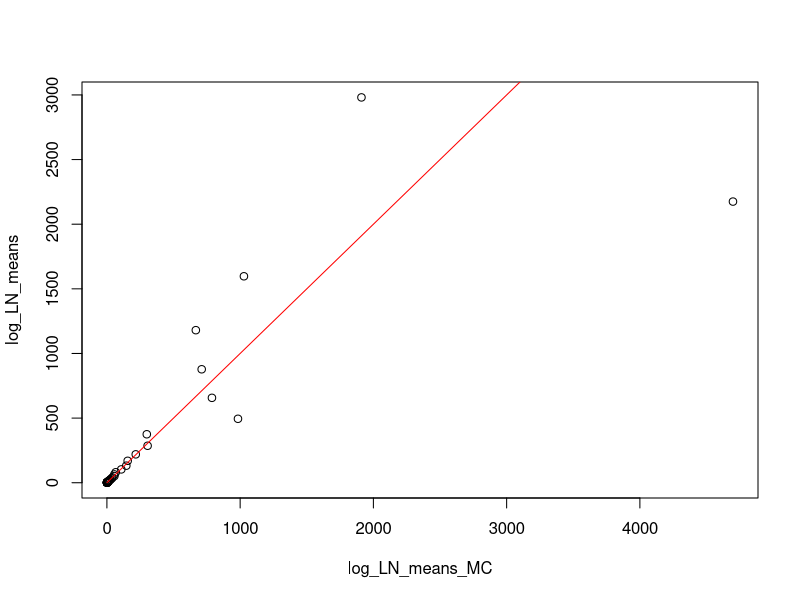
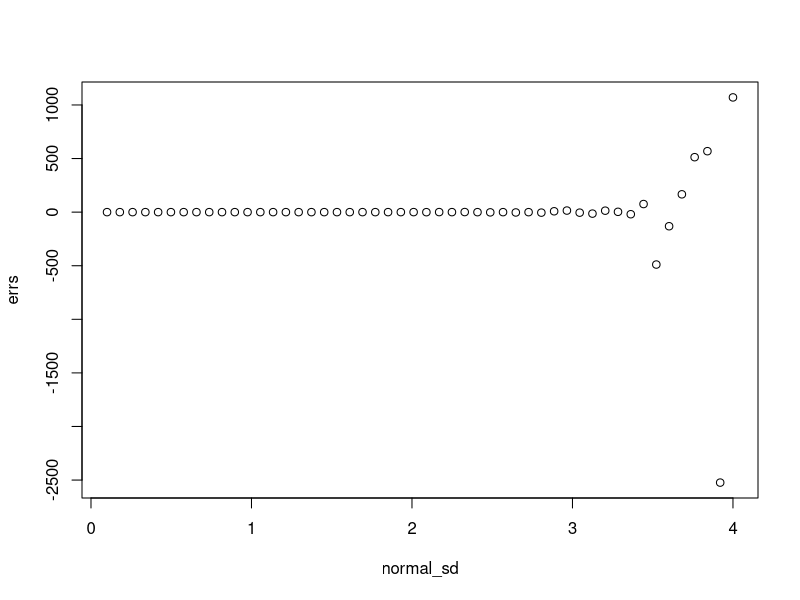

Write the R code that produced these figures, in order.
# Test 

# TODO: try variance reduction; control variates or antithetic sampling

normal_mean <- 0
normal_sd <- seq(.1, 4, length.out = 50)

log_LN_means <- vector(mode = "numeric", length = length(normal_sd))
log_LN_means_MC <- vector(mode = "numeric", length = length(normal_sd))

K <- 100000

for(l in seq_along(normal_sd)) {

  # Closed-form. 
  log_LN_means[l] <- exp(normal_mean + normal_sd[l]^2/2)
  # log_LN_means[l] <- normal_mean + normal_sd[l]^2/2
  
  # Monte Carlo. 
  x_samp <- rnorm(n = K, mean = normal_mean, sd = normal_sd[l])
  log_LN_means_MC[l] <- mean(exp(x_samp))
  # log_LN_means_MC[l] <- matrixStats::logSumExp(x_samp) - log(K)
  
}


errs <- log_LN_means - log_LN_means_MC

plot(log_LN_means_MC, log_LN_means)
lines(c(min(log_LN_means_MC), max(log_LN_means_MC)), c(min(log_LN_means_MC), max(log_LN_means_MC)), col = "red")

plot(normal_sd, errs)
